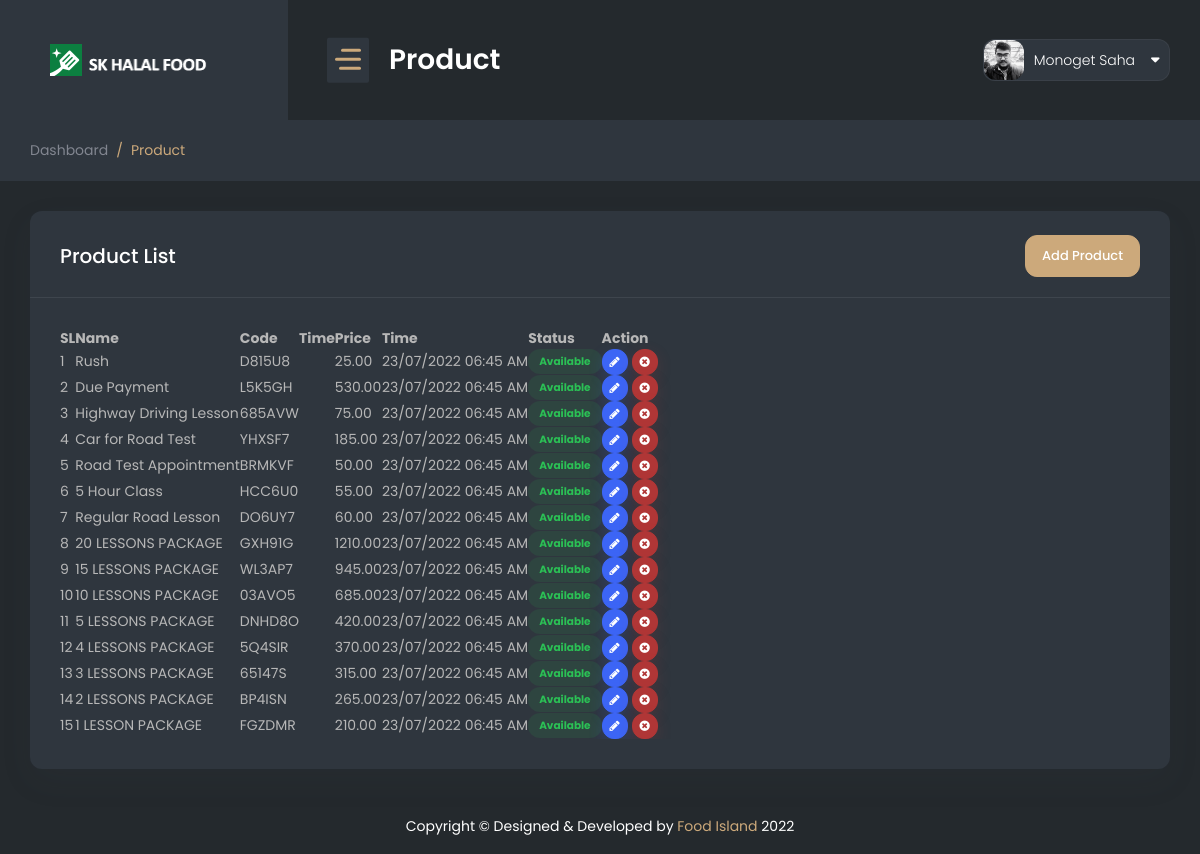
The app's page /admin/product.php (signed in), older data.
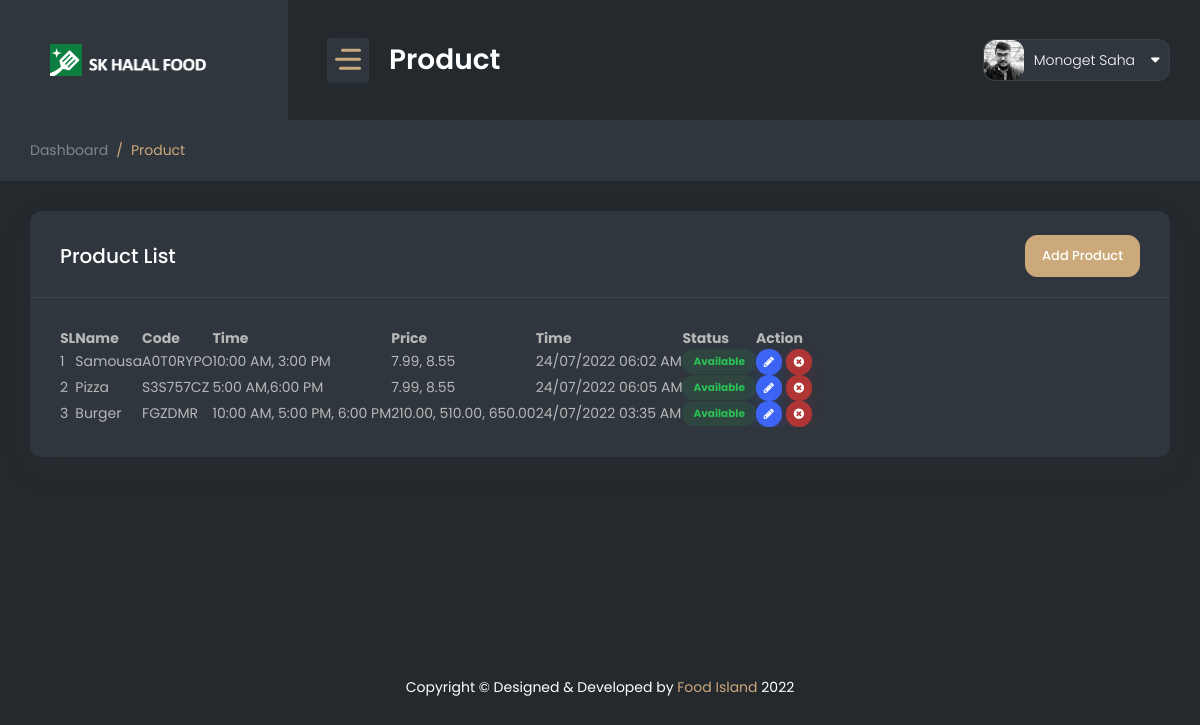
The same page, newer data.
### tables this page shows
CREATE TABLE `tblproduct` (
  `id` int(8) NOT NULL,
  `name` varchar(255) NOT NULL,
  `code` varchar(20) NOT NULL,
  `time` varchar(200) NOT NULL,
  `price` varchar(150) NOT NULL,
  `description` varchar(500) NOT NULL,
  `menu_image` varchar(150) NOT NULL,
  `product_image` varchar(150) NOT NULL,
  `extended_image` varchar(250) NOT NULL,
  `status` int(11) NOT NULL DEFAULT 1,
  `updated_at` timestamp NOT NULL DEFAULT current_timestamp() ON UPDATE current_timestamp()
);

### includes/dbcontroller.php (called while the page is built, shortened)
<?php
class DBController {
    private $host = "localhost";
    private $user = "root";
    private $password = "";
    private $database = "restaurents";
    private $conn;
    function __construct() {
        $this->conn = $this->connectDB();
    }
    function connectDB() {
        $conn = mysqli_connect($this->host,$this->user,$this->password,$this->database);
        return $conn;
    }
    function runQuery($query) {
        $result = mysqli_query($this->conn,$query);
        while($row=mysqli_fetch_assoc($result)) {
            $resultset[] = $row;
        }
        if(!empty($resultset))
            return $resultset;
    }
    function numRows($query) {
        $result  = mysqli_query($this->conn,$query);
        $rowcount = mysqli_num_rows($result);
        return $rowcount;
    }
}

### admin/product.php (the view, shortened to what this page needs)
<?php
require_once("../includes/dbcontroller.php");
$db_handle = new DBController();
?>
<!DOCTYPE html>
<html lang="en">
<head>
    <?php require_once('include/css.php'); ?>
</head>
<body>
<div id="main-wrapper">
    <div class="nav-header">
        <a href="dashboard.php" class="brand-logo">
            <img class="logo-abbr" src="public/images/logo_icon.png" alt="">
            <img class="brand-title" src="public/images/logo_text.png" alt="">
        </a>
        <div class="nav-control">
            <div class="hamburger">
                <span class="line"></span><span class="line"></span><span class="line"></span>
            </div>
        </div>
    </div>
    <div class="header">
        <div class="header-content">
            <nav class="navbar navbar-expand">
                <div class="collapse navbar-collapse justify-content-between">
                    <div class="header-left">
                        <div class="dashboard_bar">
                            Product
                        </div>
                    </div>
                    <?php require_once('include/header.php'); ?>
                </div>
            </nav>
        </div>
    </div>
    <div class="content-body">
        <div class="container-fluid">
            <div class="page-titles">
                <ol class="breadcrumb">
                    <li class="breadcrumb-item"><a href="javascript:void(0)">Dashboard</a></li>
                    <li class="breadcrumb-item active"><a href="javascript:void(0)">Product</a></li>
                </ol>
            </div>
            <?php if (isset($_GET['add'])) { ?>
                <div class="row">
                    <div class="col-lg-12">
                        <div class="card">
                            <div class="card-header">
                                <h4 class="card-title">Add Product</h4>
                            </div>
                            <div class="card-body">
                                <div class="basic-form">
                                    <form method="post" action="Insert" enctype="multipart/form-data">
                                        <div class="form-row">
                                            <div class="form-group col-md-12">
                                                <label>Product Name</label>
                                                <input type="text" class="form-control" name="p_name"
                                                       placeholder="Name..."
                                                       value="" required/>
                                            </div>
                                        </div>
                                        <div class="form-row">
                                            <div class="form-group col-md-12">
                                                <label>Availability Time</label>
                                                <div>
                                                    <input type="text" class="form-control" name="time"
                                                           placeholder="10:00 AM"
                                                           value="10:00 AM, 3:00 PM" data-role="tagsinput" required/>
                                                </div>
                                            </div>
                                        </div>
                                        <div class="form-row">
                                            <div class="form-group col-md-12">
                                                <label>Product Price</label>
                                                <div>
                                                    <input type="text" class="form-control" name="price"
                                                           placeholder="5.99"
                                                           value="7.99, 8.55" data-role="tagsinput" required/>
                                                </div>
                                            </div>
                                        </div>
                                        <!--<div class="form-row">
                                            <label>Menu Image</label>
                                            <div class="form-group col-md-12">
                                                <div class="input-group">
                                                    <div class="custom-file">
                                                        <input type="file" class="custom-file-input" name="menu_image"
                                                               required>
                                                        <label class="custom-file-label">Choose file</label>
                                                    </div>
                                                </div>
                                            </div>
                                        </div>
                                        <div class="form-row">
                                            <label>Shop Image</label>
                                            <div class="form-group col-md-12">
                                                <div class="input-group">
                                                    <div class="custom-file">
                                                        <input type="file" class="custom-file-input" name="shop_image"
                                                               required>
                                                        <label class="custom-file-label">Choose file</label>
                                                    </div>
                                                </div>
                                            </div>
                                        </div>
                                        <div class="form-row">
                                            <label>Extended Image</label>
                                            <div class="form-group col-md-12">
                                                <div class="input-group">
                                                    <div class="custom-file">
                                                        <input type="file" class="custom-file-input"
                                                               name="extended_image[]" multiple>
                                                        <label class="custom-file-label">Choose file</label>
                                                    </div>
                                                </div>
                                            </div>
                                        </div>-->
                                        <button type="submit" name="product_add" class="btn btn-primary">
                                            Submit
                                        </button>
                                    </form>
                                </div>
                            </div>
                        </div>
                    </div>
                </div>
            <?php } else { ?>
                <div class="row">
                    <div class="col-12">
                        <div class="card">
                            <div class="card-header">
                                <h4 class="card-title">Product List</h4>
                                <a href="Product?add=" class="btn btn-primary">Add Product</a>
                            </div>
                            <div class="card-body">
                                <div class="table-responsive">
                                    <table id="example4" class="display min-w850">
                                        <thead>
                                        <tr>
                                            <th>SL</th>
                                            <th>Name</th>
                                            <th>Code</th>
                                            <th>Time</th>
                                            <th>Price</th>
                                            <th>Time</th>
                                            <th>Status</th>
                                            <th>Action</th>
                                        </tr>
                                        </thead>
                                        <tbody>
                                        <?php
                                        $product_data = $db_handle->runQuery("SELECT * FROM tblproduct as t order by t.id desc");
                                        $row_count = $db_handle->numRows("SELECT * FROM tblproduct as t order by t.id desc");
                                        for ($i = 0; $i < $row_count; $i++) {
                                            ?>
                                            <tr>
                                                <td><?php echo $i + 1; ?></td>
                                                <td><?php echo $product_data[$i]["name"]; ?></td>
                                                <td><?php echo $product_data[$i]["code"]; ?></td>
                                                <td><?php echo $product_data[$i]["time"]; ?></td>
                                                <td><?php echo $product_data[$i]["price"]; ?></td>
                                                <td>
                                                    <?php
                                                    $datetime = new DateTime($product_data[$i]["updated_at"]);
                                                    $la_time = new DateTimeZone('America/New_York');
                                                    $datetime->setTimezone($la_time);
                                                    echo $datetime->format('d/m/Y h:i A'); ?>
                                                </td>
                                                <td>
                                                    <?php
                                                    if ($product_data[$i]["status"] == 0) {
                                                        ?>
                                                        <span class="badge light badge-danger">Not Available</span>
                                                        <?php
                                                    } else if ($product_data[$i]["status"] == 1) {
                                                        ?>
                                                        <span class="badge light badge-success">Available</span>
                                                        <?php
                                                    }
                                                    ?>
                                                </td>
                                                <td>
                                                    <div class="d-flex">
                                                        <a href="Product?product_id=<?php echo $product_data[$i]["id"]; ?>"
                                                           class="btn btn-info shadow btn-xs sharp mr-1"><i
                                                                    class="fa fa-pencil"></i></a>
                                                        <button onclick="productDelete(<?php echo $product_data[$i]["id"]; ?>);"
                                                                class="btn btn-danger shadow btn-xs sharp"><i
                                                                    class="fa fa-times-circle"></i></button>
                                                    </div>
                                                </td>
                                            </tr>
                                            <?php
                                        }
                                        ?>
                                        </tbody>
                                    </table>
                                </div>
                            </div>
                        </div>
                    </div>
                </div>
            <?php } ?>
        </div>
    </div>
    <?php require_once('include/footer.php'); ?>
</div>
</body>
</html>

### admin/include/css.php (shortened to what this page needs)
<link href="public/vendor/bootstrap-select/dist/css/bootstrap-select.min.css" rel="stylesheet" type="text/css"/>
<link href="public/vendor/datatables/css/jquery.dataTables.min.css" rel="stylesheet" type="text/css"/>
<link href="public/css/style.css" rel="stylesheet" type="text/css"/>
<link href="public/vendor/chartist/css/chartist.min.css" rel="stylesheet" type="text/css"/>
<link href="public/vendor/owl-carousel/owl.carousel.css" rel="stylesheet" type="text/css"/>
<link href="public/vendor/toastr/css/toastr.min.css" rel="stylesheet" type="text/css"/>
<link rel="stylesheet" href="public/css/bootstrap-tagsinput.css"/>

### admin/include/header.php (shortened to what this page needs)
<ul class="navbar-nav header-right">
    <li class="nav-item dropdown header-profile">
        <a class="nav-link" href="javascript:void(0);" role="button" data-toggle="dropdown">
            <img src="<?php echo $_SESSION["image"]; ?>" width="20" alt=""/>
            <div class="header-info">
                <span><?php echo $_SESSION["name"]; ?><i class="fa fa-caret-down ml-3" aria-hidden="true"></i></span>
            </div>
        </a>
    </li>
</ul>

### admin/include/footer.php
<div class="footer">
    <div class="copyright">
        <p>Copyright © Designed &amp; Developed by <a href="../Home" target="_blank">Food Island</a>
            2022</p>
    </div>
</div>

Row changes from the older to the newer data that the page shows:
removed tblproduct: name "Rush", code "D815U8", price "25.00", updated_at "23/07/2022 06:45 AM", status "Available"
removed tblproduct: name "Due Payment", code "L5K5GH", price "530.00", updated_at "23/07/2022 06:45 AM", status "Available"
removed tblproduct: name "Highway Driving Lesson", code "685AVW", price "75.00", updated_at "23/07/2022 06:45 AM", status "Available"
removed tblproduct: name "Car for Road Test", code "YHXSF7", price "185.00", updated_at "23/07/2022 06:45 AM", status "Available"
removed tblproduct: name "Road Test Appointment", code "BRMKVF", price "50.00", updated_at "23/07/2022 06:45 AM", status "Available"
removed tblproduct: name "5 Hour Class", code "HCC6U0", price "55.00", updated_at "23/07/2022 06:45 AM", status "Available"
removed tblproduct: name "Regular Road Lesson", code "DO6UY7", price "60.00", updated_at "23/07/2022 06:45 AM", status "Available"
removed tblproduct: name "20 LESSONS PACKAGE", code "GXH91G", price "1210.00", updated_at "23/07/2022 06:45 AM", status "Available"
removed tblproduct: name "15 LESSONS PACKAGE", code "WL3AP7", price "945.00", updated_at "23/07/2022 06:45 AM", status "Available"
removed tblproduct: name "10 LESSONS PACKAGE", code "03AVO5", price "685.00", updated_at "23/07/2022 06:45 AM", status "Available"
removed tblproduct: name "5 LESSONS PACKAGE", code "DNHD8O", price "420.00", updated_at "23/07/2022 06:45 AM", status "Available"
removed tblproduct: name "4 LESSONS PACKAGE", code "5Q4SIR", price "370.00", updated_at "23/07/2022 06:45 AM", status "Available"
removed tblproduct: name "3 LESSONS PACKAGE", code "65147S", price "315.00", updated_at "23/07/2022 06:45 AM", status "Available"
removed tblproduct: name "2 LESSONS PACKAGE", code "BP4ISN", price "265.00", updated_at "23/07/2022 06:45 AM", status "Available"
added tblproduct: name "Samousa", code "A0T0RYPO", time "10:00 AM, 3:00 PM", price "7.99, 8.55", updated_at "24/07/2022 06:02 AM", status "Available"
added tblproduct: name "Pizza", code "S3S757CZ", time "5:00 AM,6:00 PM", price "7.99, 8.55", updated_at "24/07/2022 06:05 AM", status "Available"
changed tblproduct "FGZDMR": name "1 LESSON PACKAGE" → "Burger"; time (not shown) → "10:00 AM, 5:00 PM, 6:00 PM"; price "210.00" → "210.00, 510.00, 650.00"; updated_at "23/07/2022 06:45 AM" → "24/07/2022 03:35 AM"
